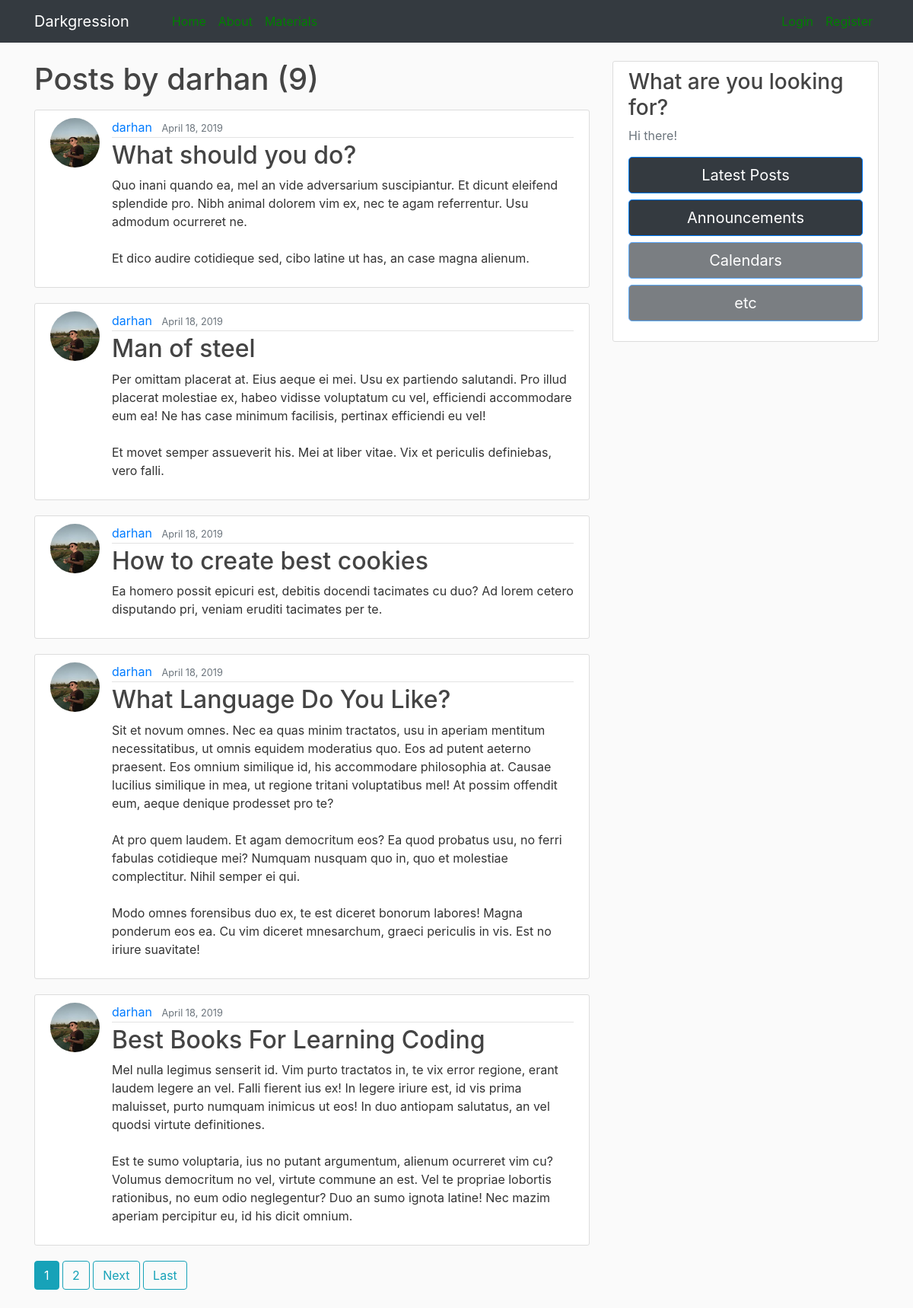
/user/darhan, run on the app's committed database.
### blog/models.py (models this page shows, shortened)
class Post(models.Model):
    title = models.CharField(max_length=100)
    content = models.TextField()
    date_posted = models.DateTimeField(default=timezone.now)
    author = models.ForeignKey(User, on_delete=models.CASCADE)

### users/models.py (models this page shows, shortened)
class Profile(models.Model):
    user = models.OneToOneField(User, on_delete=models.CASCADE)
    image = models.ImageField(default='default.jpg', upload_to='profile_pics')

### blog/views.py (the view)
# urls.py: path('user/<str:username>', UserPostListView.as_view(), name='user-posts'),
class UserPostListView(ListView):
    model = Post
    template_name = 'blog/user_posts.html'
    context_object_name = 'posts'
    paginate_by = 5
    def get_queryset(self):
        user = get_object_or_404(User, username=self.kwargs.get('username'))
        return Post.objects.filter(author=user).order_by('-date_posted')

### blog/templates/blog/user_posts.html (shortened to what this page needs)
{% extends "blog/base.html" %}
{% block content %}
  <h1 class="mb-3">Posts by {{ view.kwargs.username }} ({{ page_obj.paginator.count }})</h1>
    {% for post in posts %}
        <article class="media content-section">
          <img class="rounded-circle article-img" src="{{ post.author.profile.image.url }}">
          <div class="media-body">
            <div class="article-metadata">
              <a class="mr-2" href="{% url 'user-posts' post.author.username %}">{{ post.author }}</a>
              <small class="text-muted">{{ post.date_posted | date:"F d, Y" }}</small>
            </div>
            <h2><a class="article-title" href="{% url 'post-detail' post.id %}">{{ post.title }}</a></h2>
            <p class="article-content">{{ post.content }}</p>
          </div>
        </article>
    {% endfor %}
    {% if is_paginated %}
      {% for num in page_obj.paginator.page_range %}
        {% if page_obj.number == num %}
          <a class="btn btn-info mb-4" href="?page={{ num }}">{{ num }}</a>
        {% elif num > page_obj.number|add:'-3' and num < page_obj.number|add:'3' %}
          <a class="btn btn-outline-info mb-4" href="?page={{ num }}">{{ num }}</a>
        {% endif %}
      {% endfor %}
      {% if page_obj.has_next %}
        <a class="btn btn-outline-info mb-4" href="?page={{ page_obj.next_page_number }}">Next</a>
        <a class="btn btn-outline-info mb-4" href="?page={{ page_obj.paginator.num_pages }}">Last</a>
      {% endif %}
    {% endif %}
{% endblock content %}

### blog/static/blog/main.css (style rules this page uses)
body { background: #fafafa; color: #333333; margin-top: 5rem; }
h1, h2, h3, h4, h5, h6 { color: #444444; }
.content-section { background: #ffffff; padding: 10px 20px; border: 1px solid #dddddd; border-radius: 3px; margin-bottom: 20px; }
.article-title { color: #444444; }
.article-content { white-space: pre-line; }
.article-img { height: 65px; width: 65px; margin-right: 16px; }
.article-metadata { padding-bottom: 1px; margin-bottom: 4px; border-bottom: 1px solid #e3e3e3 }

### data on the page
Post: author.profile.image (picture), author "darhan", date_posted "April 18, 2019", title "What should you do?", content "Quo inani quando ea, mel an vide adversarium suscipiantur. Et dicunt eleifend splendide pro. Nibh animal dolorem vim ex, nec te agam referrentur. Usu admodum ocurreret ne. Et dico audire cotidieque sed, cibo latine ut has, an case magna alienum."
Post: author.profile.image (picture), author "darhan", date_posted "April 18, 2019", title "Man of steel", content "Per omittam placerat at. Eius aeque ei mei. Usu ex partiendo salutandi. Pro illud placerat molestiae ex, habeo vidisse voluptatum cu vel, efficiendi accommodare eum ea! Ne has case minimum facilisis, pertinax efficiendi eu vel! Et movet semper assueverit his. Mei at liber vitae. Vix et periculis definiebas, vero falli."
Post: author.profile.image (picture), author "darhan", date_posted "April 18, 2019", title "How to create best cookies", content "Ea homero possit epicuri est, debitis docendi tacimates cu duo? Ad lorem cetero disputando pri, veniam eruditi tacimates per te."
Post: author.profile.image (picture), author "darhan", date_posted "April 18, 2019", title "What Language Do You Like?", content "Sit et novum omnes. Nec ea quas minim tractatos, usu in aperiam mentitum necessitatibus, ut omnis equidem moderatius quo. Eos ad putent aeterno praesent. Eos omnium similique id, his accommodare philosophia at. Causae lucilius similique in mea, ut regione tritani voluptatibus mel! At possim offendit eum, aeque denique prodesset pro te? At pro quem laudem. Et agam democritum eos? Ea quod probatus usu, no ferri fabulas cotidieque mei? Numquam nusquam quo in, quo et molestiae complectitur. Nihil semper ei qui. Modo omnes forensibus duo ex, te est diceret bonorum labores! Magna ponderum eos ea. Cu vim diceret mnesarchum, graeci periculis in vis. Est no iriure suavitate!"
Post: author.profile.image (picture), author "darhan", date_posted "April 18, 2019", title "Best Books For Learning Coding", content "Mel nulla legimus senserit id. Vim purto tractatos in, te vix error regione, erant laudem legere an vel. Falli fierent ius ex! In legere iriure est, id vis prima maluisset, purto numquam inimicus ut eos! In duo antiopam salutatus, an vel quodsi virtute definitiones. Est te sumo voluptaria, ius no putant argumentum, alienum ocurreret vim cu? Volumus democritum no vel, virtute commune an est. Vel te propriae lobortis rationibus, no eum odio neglegentur? Duo an sumo ignota latine! Nec mazim aperiam percipitur eu, id his dicit omnium."

### other printed values
{{ view.kwargs.username }} "darhan"
{{ page_obj.paginator.count }} "9"
{{ num }} "1"
{{ num }} "2"
